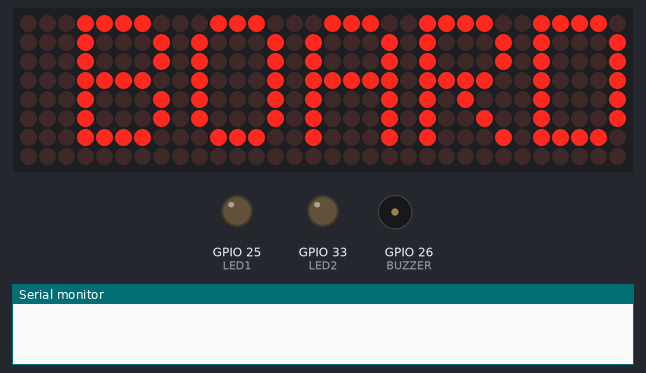
Recording of a sketch running on a simulated ESP32. Parts: 32×8 LED matrix, output pins drawn as LEDs (lit = HIGH), buzzer (waves = sounding), the last lines printed to the serial monitor. Nothing arrives over Bluetooth unless stated; the modem accepts every AT command (registered, SIM ready, sends succeed) and sends nothing else.

Above: at 6.0 s.
At 13.6 s:
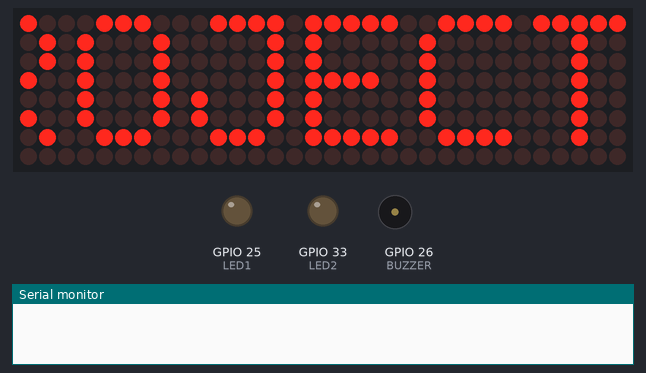
At 22.18 s:
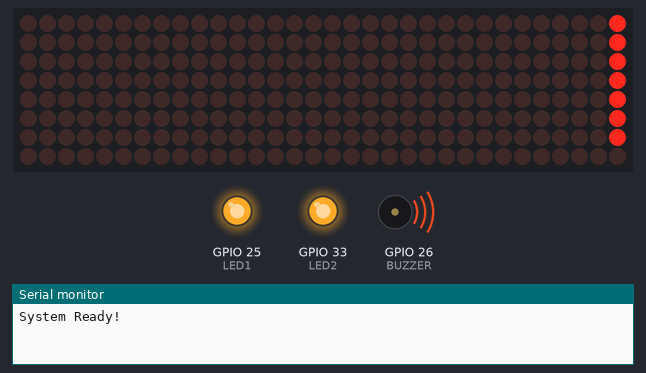
At 23.18 s:
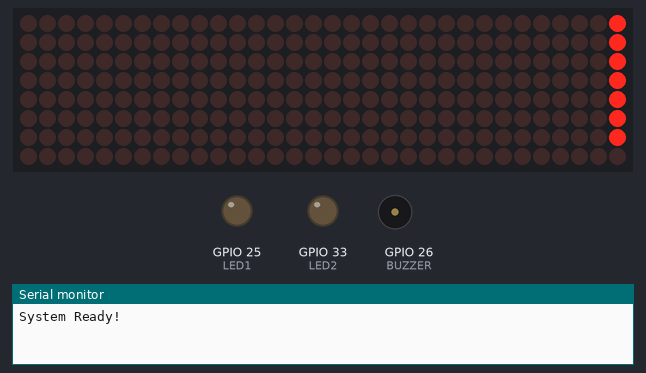
Timing chart, 0 to 27.0 s (numbered marks = the images above):
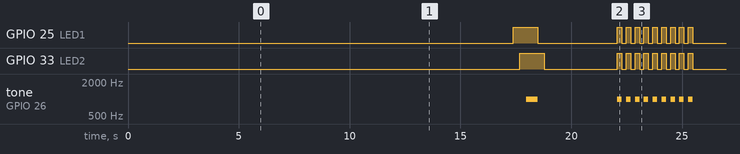

The sketch:

code_project.ino
```cpp
#include <MD_Parola.h>
#include <MD_MAX72xx.h>
#include <SPI.h>
#include <HardwareSerial.h>
#include <BluetoothSerial.h>

#define NUMBER_OF_DEVICES 4
#define CS_PIN 5
#define HARDWARE_TYPE MD_MAX72XX::FC16_HW
#define BUZZER 26
#define LED1 25
#define LED2 33

HardwareSerial GSMSerial(1);
BluetoothSerial BT;

MD_Parola matrix = MD_Parola(HARDWARE_TYPE, CS_PIN, NUMBER_OF_DEVICES);

String noticeMessage = "NOTICE BOARD READY";
String incoming = "";
String gsmBuffer = "";

void setup() {
  Serial.begin(115200);
  GSMSerial.begin(9600, SERIAL_8N1, 16, 17);
  BT.begin("SmartNoticeBoard");

  pinMode(BUZZER, OUTPUT);
  pinMode(LED1, OUTPUT);
  pinMode(LED2, OUTPUT);

  matrix.begin();
  matrix.setIntensity(8);

  matrix.displayText("SMART NOTICE BOARD", PA_CENTER, 60, 2000, PA_SCROLL_LEFT, PA_SCROLL_LEFT);
  while (!matrix.displayAnimate());
  matrix.displayText("ECE PROJECT", PA_CENTER, 60, 2000, PA_SCROLL_LEFT, PA_SCROLL_LEFT);
  while (!matrix.displayAnimate());
  matrix.displayText(noticeMessage.c_str(), PA_LEFT, 60, 0, PA_SCROLL_LEFT, PA_SCROLL_LEFT);

  startupLEDs();

  GSMSerial.println("AT");
  delay(1000);
  GSMSerial.println("AT+CMGF=1");
  delay(1000);
  GSMSerial.println("AT+CNMI=1,2,0,0,0");
  delay(1000);

  Serial.println("System Ready!");
}

void loop() {
  if (matrix.displayAnimate()) {
    matrix.displayReset();
  }

  while (BT.available()) {
    char c = BT.read();
    if (c == '\n' || c == '\r') {
      if (incoming.length() > 0) {
        noticeMessage = incoming;
        incoming = "";
        updateDisplay();
      }
    } else {
      incoming += c;
    }
  }

  if (GSMSerial.available()) {
    gsmBuffer = "";
    delay(500);
    while (GSMSerial.available()) {
      gsmBuffer += (char)GSMSerial.read();
    }
    String msg = extractSMS(gsmBuffer);
    if (msg.length() > 0) {
      noticeMessage = msg;
      updateDisplay();
    }
  }

  while (Serial.available()) {
    char c = Serial.read();
    if (c == '\n' || c == '\r') {
      if (incoming.length() > 0) {
        noticeMessage = incoming;
        incoming = "";
        updateDisplay();
      }
    } else {
      incoming += c;
    }
  }
}

void updateDisplay() {
  alertLEDs();
  matrix.displayClear();
  matrix.displayText(noticeMessage.c_str(), PA_LEFT, 60, 0, PA_SCROLL_LEFT, PA_SCROLL_LEFT);
  matrix.displayReset();
}

String extractSMS(String raw) {
  int firstLine = raw.indexOf('\n');
  if (firstLine != -1) {
    String msg = raw.substring(firstLine + 1);
    msg.trim();
    if (msg.length() > 0) return msg;
  }
  return "";
}

void startupLEDs() {
  digitalWrite(LED1, HIGH); delay(300);
  digitalWrite(LED2, HIGH); delay(300);
  tone(BUZZER, 1000, 500);
  delay(500);
  digitalWrite(LED1, LOW); delay(300);
  digitalWrite(LED2, LOW); delay(300);
}

void alertLEDs() {
  for (int i = 0; i < 3; i++) {
    digitalWrite(LED1, HIGH);
    digitalWrite(LED2, HIGH);
    tone(BUZZER, 1000, 200);
    delay(200);
    digitalWrite(LED1, LOW);
    digitalWrite(LED2, LOW);
    delay(200);
  }
}
```

Measured:
- by itself, GPIO 25 (LED1), GPIO 33 (LED2): repeats every 0.40 s: HIGH 0.20 s, LOW 0.20 s, until it stays LOW from 25.5 s
- by itself, tone on GPIO 26 (BUZZER): goes 1000 Hz 0.50 s, silent 3.6 s, 8 × (1000 Hz 0.20 s, silent 0.20 s), 1000 Hz 0.20 s, then silent
- what the display in image 0 shows lasts 2.0 s, from 5.9 s to 7.9 s
